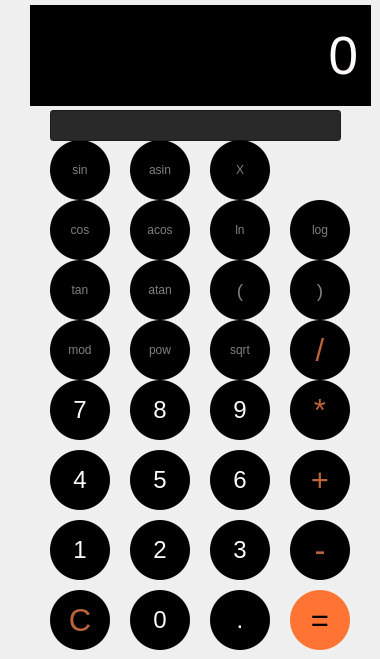
    <widget class="QWidget" name="tab">
     <attribute name="title">
      <string>Calculator</string>
     </attribute>
     <widget class="QPushButton" name="division">
      <property name="geometry">
       <rect>
        <x>290</x>
        <y>320</y>
        <width>60</width>
        <height>60</height>
       </rect>
      </property>
      <property name="font">
       <font>
        <family>Arial</family>
        <pointsize>23</pointsize>
        <italic>false</italic>
        <bold>false</bold>
       </font>
      </property>
      <property name="styleSheet">
       <string notr="true">QPushButton{
    background-color: #000000;
    border-width: 2px;
    border-radius: 30px;
	color: #bd6339;
    padding: 6px;
}

QPushButton:pressed{
    background-color: #89827E;
    border-width: 2px;
    border-radius: 30px;
    padding: 6px;
}
</string>
      </property>
      <property name="text">
       <string>/</string>
      </property>
     </widget>
     <widget class="QPushButton" name="six">
      <property name="geometry">
       <rect>
        <x>210</x>
        <y>450</y>
        <width>60</width>
        <height>60</height>
       </rect>
      </property>
      <property name="font">
       <font>
        <family>Arial</family>
        <pointsize>18</pointsize>
        <italic>false</italic>
        <bold>false</bold>
       </font>
      </property>
      <property name="styleSheet">
       <string notr="true">QPushButton{
    background-color: #000000;
    border-width: 2px;
    border-radius: 30px;
color: #FFFAFA;
    padding: 6px;
}

QPushButton:pressed{
    background-color: #89827E;
    border-width: 2px;
    border-radius: 30px;
    padding: 6px;
}
</string>
      </property>
      <property name="text">
       <string>6</string>
      </property>
     </widget>
     <widget class="QPushButton" name="two">
      <property name="geometry">
       <rect>
        <x>130</x>
        <y>520</y>
        <width>60</width>
        <height>60</height>
       </rect>
      </property>
      <property name="font">
       <font>
        <family>Arial</family>
        <pointsize>18</pointsize>
        <italic>false</italic>
        <bold>false</bold>
       </font>
      </property>
      <property name="styleSheet">
       <string notr="true">QPushButton{
    background-color: #000000;
    border-width: 2px;
    border-radius: 30px;
color: #FFFAFA;
    padding: 6px;
}

QPushButton:pressed{
    background-color: #89827E;
    border-width: 2px;
    border-radius: 30px;
    padding: 6px;
}
</string>
      </property>
      <property name="text">
       <string>2</string>
      </property>
     </widget>
     <widget class="QPushButton" name="clear">
      <property name="geometry">
       <rect>
        <x>50</x>
        <y>590</y>
        <width>60</width>
        <height>60</height>
       </rect>
      </property>
      <property name="font">
       <font>
        <family>Arial</family>
        <pointsize>23</pointsize>
        <italic>false</italic>
        <bold>false</bold>
       </font>
      </property>
      <property name="styleSheet">
       <string notr="true">QPushButton{
    background-color: #000000;
    border-width: 2px;
    border-radius: 30px;
	color: #bd6339;
    padding: 6px;
}

QPushButton:pressed{
    background-color: #89827E;
    border-width: 2px;
    border-radius: 30px;
    padding: 6px;
}
</string>
      </property>
      <property name="text">
       <string>C</string>
      </property>
     </widget>
     <widget class="QPushButton" name="minus">
      <property name="geometry">
       <rect>
        <x>290</x>
        <y>520</y>
        <width>60</width>
        <height>60</height>
       </rect>
      </property>
      <property name="font">
       <font>
        <family>Arial</family>
        <pointsize>25</pointsize>
        <italic>false</italic>
        <bold>false</bold>
       </font>
      </property>
      <property name="styleSheet">
       <string notr="true">QPushButton{
    background-color: #000000;
    border-width: 2px;
    border-radius: 30px;
	color: #bd6339;
    padding: 6px;
}

QPushButton:pressed{
    background-color: #89827E;
    border-width: 2px;
    border-radius: 30px;
    padding: 6px;
}
</string>
      </property>
      <property name="text">
       <string>-</string>
      </property>
     </widget>
     <widget class="QPushButton" name="right_bracket">
      <property name="geometry">
       <rect>
        <x>290</x>
        <y>260</y>
        <width>60</width>
        <height>60</height>
       </rect>
      </property>
      <property name="font">
       <font>
        <family>.AppleSystemUIFont</family>
        <pointsize>14</pointsize>
        <italic>false</italic>
        <bold>false</bold>
       </font>
      </property>
      <property name="styleSheet">
       <string notr="true">QPushButton{
    background-color: #000000;
    border-width: 2px;
    border-radius: 30px;
 font: 14pt &quot;.AppleSystemUIFont&quot;;
	color: #808080	;
    padding: 6px;
}

QPushButton:pressed{
    background-color: #89827E;
    border-width: 2px;
    border-radius: 30px;
    padding: 6px;
 font: 14pt &quot;.AppleSystemUIFont&quot;;
	color: #CCCCCC;
}
</string>
      </property>
      <property name="text">
       <string>)</string>
      </property>
     </widget>
     <widget class="QPushButton" name="tan">
      <property name="geometry">
       <rect>
        <x>50</x>
        <y>260</y>
        <width>60</width>
        <height>60</height>
       </rect>
      </property>
      <property name="styleSheet">
       <string notr="true">QPushButton{
    background-color: #000000;
    border-width: 2px;
    border-radius: 30px;
 font: 14pt &quot;.AppleSystemUIFont&quot;;
	color: #808080	;
    padding: 6px;
}

QPushButton:pressed{
    background-color: #89827E;
    border-width: 2px;
    border-radius: 30px;
    padding: 6px;
 font: 14pt &quot;.AppleSystemUIFont&quot;;
	color: #CCCCCC;
}
</string>
      </property>
      <property name="text">
       <string>tan</string>
      </property>
     </widget>
     <widget class="QPushButton" name="five">
      <property name="geometry">
       <rect>
        <x>130</x>
        <y>450</y>
        <width>60</width>
        <height>60</height>
       </rect>
      </property>
      <property name="font">
       <font>
        <family>Arial</family>
        <pointsize>18</pointsize>
        <italic>false</italic>
        <bold>false</bold>
       </font>
      </property>
      <property name="styleSheet">
       <string notr="true">QPushButton{
    background-color: #000000;
    border-width: 2px;
    border-radius: 30px;
color: #FFFAFA;
    padding: 6px;
}

QPushButton:pressed{
    background-color: #89827E;
    border-width: 2px;
    border-radius: 30px;
    padding: 6px;
}
</string>
      </property>
      <property name="text">
       <string>5</string>
      </property>
     </widget>
     <widget class="QPushButton" name="multiply">
      <property name="geometry">
       <rect>
        <x>290</x>
        <y>380</y>
        <width>60</width>
        <height>60</height>
       </rect>
      </property>
      <property name="font">
       <font>
        <family>Arial</family>
        <pointsize>23</pointsize>
        <italic>false</italic>
        <bold>false</bold>
       </font>
      </property>
      <property name="styleSheet">
       <string notr="true">QPushButton{
    background-color: #000000;
    border-width: 2px;
    border-radius: 30px;
	color: #bd6339;
    padding: 6px;
}

QPushButton:pressed{
    background-color: #89827E;
    border-width: 2px;
    border-radius: 30px;
    padding: 6px;
}
</string>
      </property>
      <property name="text">
       <string>*</string>
      </property>
     </widget>
     <widget class="QPushButton" name="asin">
      <property name="geometry">
       <rect>
        <x>130</x>
        <y>140</y>
        <width>60</width>
        <height>60</height>
       </rect>
      </property>
      <property name="styleSheet">
       <string notr="true">QPushButton{
    background-color: #000000;
    border-width: 2px;
    border-radius: 30px;
 font: 14pt &quot;.AppleSystemUIFont&quot;;
	color: #808080	;
    padding: 6px;
}

QPushButton:pressed{
    background-color: #89827E;
    border-width: 2px;
    border-radius: 30px;
    padding: 6px;
 font: 14pt &quot;.AppleSystemUIFont&quot;;
	color: #CCCCCC;
}
</string>
      </property>
      <property name="text">
       <string>asin</string>
      </property>
     </widget>
     <widget class="QLabel" name="output_display">
      <property name="geometry">
       <rect>
        <x>30</x>
        <y>5</y>
        <width>341</width>
        <height>101</height>
       </rect>
      </property>
      <property name="font">
       <font>
        <pointsize>40</pointsize>
        <italic>false</italic>
        <bold>false</bold>
       </font>
      </property>
      <property name="layoutDirection">
       <enum>Qt::RightToLeft</enum>
      </property>
      <property name="styleSheet">
       <string notr="true">QLabel {
background-color: #000000;
padding-right: 20px;
font: &quot;.AppleSystemUIFont&quot;;
color: #FFFAFA;
}</string>
      </property>
      <property name="text">
       <string>0</string>
      </property>
      <property name="alignment">
       <set>Qt::AlignRight|Qt::AlignTrailing|Qt::AlignVCenter</set>
      </property>
     </widget>
     <widget class="QPushButton" name="eight">
      <property name="geometry">
       <rect>
        <x>130</x>
        <y>380</y>
        <width>60</width>
        <height>60</height>
       </rect>
      </property>
      <property name="font">
       <font>
        <family>Arial</family>
        <pointsize>18</pointsize>
        <italic>false</italic>
        <bold>false</bold>
       </font>
      </property>
      <property name="styleSheet">
       <string notr="true">QPushButton{
    background-color: #000000;
    border-width: 2px;
    border-radius: 30px;
color: #FFFAFA;
    padding: 6px;
}

QPushButton:pressed{
    background-color: #89827E;
    border-width: 2px;
    border-radius: 30px;
    padding: 6px;
}
</string>
      </property>
      <property name="text">
       <string>8</string>
      </property>
     </widget>
     <widget class="QPushButton" name="sin">
      <property name="geometry">
       <rect>
        <x>50</x>
        <y>140</y>
        <width>60</width>
        <height>60</height>
       </rect>
      </property>
      <property name="styleSheet">
       <string notr="true">QPushButton{
    background-color: #000000;
    border-width: 2px;
    border-radius: 30px;
 font: 14pt &quot;.AppleSystemUIFont&quot;;
	color: #808080	;
    padding: 6px;
}

QPushButton:pressed{
    background-color: #89827E;
    border-width: 2px;
    border-radius: 30px;
    padding: 6px;
 font: 14pt &quot;.AppleSystemUIFont&quot;;
	color: #CCCCCC;
}
</string>
      </property>
      <property name="text">
       <string>sin</string>
      </property>
     </widget>
     <widget class="QPushButton" name="one">
      <property name="geometry">
       <rect>
        <x>50</x>
        <y>520</y>
        <width>60</width>
        <height>60</height>
       </rect>
      </property>
      <property name="font">
       <font>
        <family>Arial</family>
        <pointsize>18</pointsize>
        <italic>false</italic>
        <bold>false</bold>
       </font>
      </property>
      <property name="styleSheet">
       <string notr="true">QPushButton{
    background-color: #000000;
    border-width: 2px;
    border-radius: 30px;
color: #FFFAFA;
    padding: 6px;
}

QPushButton:pressed{
    background-color: #89827E;
    border-width: 2px;
    border-radius: 30px;
    padding: 6px;
}
</string>
      </property>
      <property name="text">
       <string>1</string>
      </property>
     </widget>
     <widget class="QLineEdit" name="x_input">
      <property name="geometry">
       <rect>
        <x>50</x>
        <y>110</y>
        <width>291</width>
        <height>31</height>
       </rect>
      </property>
      <property name="focusPolicy">
       <enum>Qt::ClickFocus</enum>
      </property>
      <property name="styleSheet">
       <string notr="true">QLineEdit {
 background-color: #292929;

font: &quot;.AppleSystemUIFont&quot;;
color: #FFFAFA;
}</string>
      </property>
     </widget>
     <widget class="QPushButton" name="equal">
      <property name="geometry">
       <rect>
        <x>290</x>
        <y>590</y>
        <width>60</width>
        <height>60</height>
       </rect>
      </property>
      <property name="font">
       <font>
        <family>Arial</family>
        <pointsize>23</pointsize>
        <italic>false</italic>
        <bold>false</bold>
       </font>
      </property>
      <property name="styleSheet">
       <string notr="true">QPushButton{
    background-color: #ff7433;
    border-width: 2px;
    border-radius: 30px;
    padding: 6px;
}

QPushButton:pressed{
    background-color: #89827E;
    border-width: 2px;
    border-radius: 30px;
    padding: 6px;
}
</string>
      </property>
      <property name="text">
       <string>=</string>
      </property>
     </widget>
     <widget class="QPushButton" name="dot">
      <property name="geometry">
       <rect>
        <x>210</x>
        <y>590</y>
        <width>60</width>
        <height>60</height>
       </rect>
      </property>
      <property name="font">
       <font>
        <family>Arial</family>
        <pointsize>18</pointsize>
        <italic>false</italic>
        <bold>false</bold>
       </font>
      </property>
      <property name="styleSheet">
       <string notr="true">QPushButton{
    background-color: #000000;
    border-width: 2px;
    border-radius: 30px;
color: #FFFAFA;
    padding: 6px;
}

QPushButton:pressed{
    background-color: #89827E;
    border-width: 2px;
    border-radius: 30px;
    padding: 6px;
}
</string>
      </property>
      <property name="text">
       <string>.</string>
      </property>
     </widget>
     <widget class="QPushButton" name="seven">
      <property name="geometry">
       <rect>
        <x>50</x>
        <y>380</y>
        <width>60</width>
        <height>60</height>
       </rect>
      </property>
      <property name="font">
       <font>
        <family>Arial</family>
        <pointsize>18</pointsize>
        <italic>false</italic>
        <bold>false</bold>
       </font>
      </property>
      <property name="styleSheet">
       <string notr="true">QPushButton{
    background-color: #000000;
    border-width: 2px;
    border-radius: 30px;
color: #FFFAFA;
    padding: 6px;
}

QPushButton:pressed{
    background-color: #89827E;
    border-width: 2px;
    border-radius: 30px;
    padding: 6px;
}
</string>
      </property>
      <property name="text">
       <string>7</string>
      </property>
     </widget>
     <widget class="QPushButton" name="three">
      <property name="geometry">
       <rect>
        <x>210</x>
        <y>520</y>
        <width>60</width>
        <height>60</height>
       </rect>
      </property>
      <property name="font">
       <font>
        <family>Arial</family>
        <pointsize>18</pointsize>
        <italic>false</italic>
        <bold>false</bold>
       </font>
      </property>
      <property name="styleSheet">
       <string notr="true">QPushButton{
    background-color: #000000;
    border-width: 2px;
    border-radius: 30px;
color: #FFFAFA;
    padding: 6px;
}

QPushButton:pressed{
    background-color: #89827E;
    border-width: 2px;
    border-radius: 30px;
    padding: 6px;
}
</string>
      </property>
      <property name="text">
       <string>3</string>
      </property>
     </widget>
     <widget class="QPushButton" name="nine">
      <property name="geometry">
       <rect>
        <x>210</x>
        <y>380</y>
        <width>60</width>
        <height>60</height>
       </rect>
      </property>
      <property name="font">
       <font>
        <family>Arial</family>
        <pointsize>18</pointsize>
        <italic>false</italic>
        <bold>false</bold>
       </font>
      </property>
      <property name="styleSheet">
       <string notr="true">QPushButton{
    background-color: #000000;
    border-width: 2px;
    border-radius: 30px;
color: #FFFAFA;
    padding: 6px;
}

QPushButton:pressed{
    background-color: #89827E;
    border-width: 2px;
    border-radius: 30px;
    padding: 6px;
}
</string>
      </property>
      <property name="text">
       <string>9</string>
      </property>
      <property name="flat">
       <bool>false</bool>
      </property>
     </widget>
     <widget class="QPushButton" name="mod">
      <property name="geometry">
       <rect>
        <x>50</x>
        <y>320</y>
        <width>60</width>
        <height>60</height>
       </rect>
      </property>
      <property name="styleSheet">
       <string notr="true">QPushButton{
    background-color: #000000;
    border-width: 2px;
    border-radius: 30px;
 font: 14pt &quot;.AppleSystemUIFont&quot;;
	color: #808080	;
    padding: 6px;
}

QPushButton:pressed{
    background-color: #89827E;
    border-width: 2px;
    border-radius: 30px;
    padding: 6px;
 font: 14pt &quot;.AppleSystemUIFont&quot;;
	color: #CCCCCC;
}
</string>
      </property>
      <property name="text">
       <string>mod</string>
      </property>
     </widget>
     <widget class="QPushButton" name="left_bracket">
      <property name="geometry">
       <rect>
        <x>210</x>
        <y>260</y>
        <width>60</width>
        <height>60</height>
       </rect>
      </property>
      <property name="font">
       <font>
        <family>.AppleSystemUIFont</family>
        <pointsize>14</pointsize>
        <italic>false</italic>
        <bold>false</bold>
       </font>
      </property>
      <property name="styleSheet">
       <string notr="true">QPushButton{
    background-color: #000000;
    border-width: 2px;
    border-radius: 30px;
 font: 14pt &quot;.AppleSystemUIFont&quot;;
	color: #808080	;
    padding: 6px;
}

QPushButton:pressed{
    background-color: #89827E;
    border-width: 2px;
    border-radius: 30px;
    padding: 6px;
 font: 14pt &quot;.AppleSystemUIFont&quot;;
	color: #CCCCCC;
}
</string>
      </property>
      <property name="text">
       <string>(</string>
      </property>
     </widget>
     <widget class="QPushButton" name="four">
      <property name="geometry">
       <rect>
        <x>50</x>
        <y>450</y>
        <width>60</width>
        <height>60</height>
       </rect>
      </property>
      <property name="font">
       <font>
        <family>Arial</family>
        <pointsize>18</pointsize>
        <italic>false</italic>
        <bold>false</bold>
       </font>
      </property>
      <property name="styleSheet">
       <string notr="true">QPushButton{
    background-color: #000000;
    border-width: 2px;
    border-radius: 30px;
color: #FFFAFA;
    padding: 6px;
}

QPushButton:pressed{
    background-color: #89827E;
    border-width: 2px;
    border-radius: 30px;
    padding: 6px;
}
</string>
      </property>
      <property name="text">
       <string>4</string>
      </property>
     </widget>
     <widget class="QPushButton" name="x_button">
      <property name="geometry">
       <rect>
        <x>210</x>
        <y>140</y>
        <width>60</width>
        <height>60</height>
       </rect>
      </property>
      <property name="styleSheet">
       <string notr="true">QPushButton{
    background-color: #000000;
    border-width: 2px;
    border-radius: 30px;
 font: 14pt &quot;.AppleSystemUIFont&quot;;
	color: #808080	;
    padding: 6px;
}

QPushButton:pressed{
    background-color: #89827E;
    border-width: 2px;
    border-radius: 30px;
    padding: 6px;
 font: 14pt &quot;.AppleSystemUIFont&quot;;
	color: #CCCCCC;
}
</string>
      </property>
      <property name="text">
       <string>X</string>
      </property>
     </widget>
     <widget class="QPushButton" name="atan">
      <property name="geometry">
       <rect>
        <x>130</x>
        <y>260</y>
        <width>60</width>
        <height>60</height>
       </rect>
      </property>
      <property name="styleSheet">
       <string notr="true">QPushButton{
    background-color: #000000;
    border-width: 2px;
    border-radius: 30px;
 font: 14pt &quot;.AppleSystemUIFont&quot;;
	color: #808080	;
    padding: 6px;
}

QPushButton:pressed{
    background-color: #89827E;
    border-width: 2px;
    border-radius: 30px;
    padding: 6px;
 font: 14pt &quot;.AppleSystemUIFont&quot;;
	color: #CCCCCC;
}
</string>
      </property>
      <property name="text">
       <string>atan</string>
      </property>
     </widget>
     <widget class="QPushButton" name="sqrt">
      <property name="geometry">
       <rect>
        <x>210</x>
        <y>320</y>
        <width>60</width>
        <height>60</height>
       </rect>
      </property>
      <property name="styleSheet">
       <string notr="true">QPushButton{
    background-color: #000000;
    border-width: 2px;
    border-radius: 30px;
 font: 14pt &quot;.AppleSystemUIFont&quot;;
	color: #808080	;
    padding: 6px;
}

QPushButton:pressed{
    background-color: #89827E;
    border-width: 2px;
    border-radius: 30px;
    padding: 6px;
 font: 14pt &quot;.AppleSystemUIFont&quot;;
	color: #CCCCCC;
}
</string>
      </property>
      <property name="text">
       <string>sqrt</string>
      </property>
     </widget>
     <widget class="QPushButton" name="pow">
      <property name="geometry">
       <rect>
        <x>130</x>
        <y>320</y>
        <width>60</width>
        <height>60</height>
       </rect>
      </property>
      <property name="styleSheet">
       <string notr="true">QPushButton{
    background-color: #000000;
    border-width: 2px;
    border-radius: 30px;
 font: 14pt &quot;.AppleSystemUIFont&quot;;
	color: #808080	;
    padding: 6px;
}

QPushButton:pressed{
    background-color: #89827E;
    border-width: 2px;
    border-radius: 30px;
    padding: 6px;
 font: 14pt &quot;.AppleSystemUIFont&quot;;
	color: #CCCCCC;
}
</string>
      </property>
      <property name="text">
       <string>pow</string>
      </property>
     </widget>
     <widget class="QPushButton" name="plus">
      <property name="geometry">
       <rect>
        <x>290</x>
        <y>450</y>
        <width>60</width>
        <height>60</height>
       </rect>
      </property>
      <property name="font">
       <font>
        <family>Arial</family>
        <pointsize>23</pointsize>
        <italic>false</italic>
        <bold>false</bold>
       </font>
      </property>
      <property name="styleSheet">
       <string notr="true">QPushButton{
    background-color: #000000;
    border-width: 2px;
    border-radius: 30px;
	color: #bd6339;
    padding: 6px;
}

QPushButton:pressed{
    background-color: #89827E;
    border-width: 2px;
    border-radius: 30px;
    padding: 6px;
}
</string>
      </property>
      <property name="text">
       <string>+</string>
      </property>
     </widget>
     <widget class="QPushButton" name="zero">
      <property name="geometry">
       <rect>
        <x>130</x>
        <y>590</y>
        <width>60</width>
        <height>60</height>
       </rect>
      </property>
      <property name="font">
       <font>
        <family>Arial</family>
        <pointsize>18</pointsize>
        <italic>false</italic>
        <bold>false</bold>
       </font>
      </property>
      <property name="styleSheet">
       <string notr="true">QPushButton{
    background-color: #000000;
    border-width: 2px;
    border-radius: 30px;
color: #FFFAFA;
    padding: 6px;
}

QPushButton:pressed{
    background-color: #89827E;
    border-width: 2px;
    border-radius: 30px;
    padding: 6px;
}
</string>
      </property>
      <property name="text">
       <string>0</string>
      </property>
     </widget>
     <widget class="QPushButton" name="cos">
      <property name="geometry">
       <rect>
        <x>50</x>
        <y>200</y>
        <width>60</width>
        <height>60</height>
       </rect>
      </property>
      <property name="styleSheet">
       <string notr="true">QPushButton{
    background-color: #000000;
    border-width: 2px;
    border-radius: 30px;
 font: 14pt &quot;.AppleSystemUIFont&quot;;
	color: #808080	;
    padding: 6px;
}

QPushButton:pressed{
    background-color: #89827E;
    border-width: 2px;
    border-radius: 30px;
    padding: 6px;
 font: 14pt &quot;.AppleSystemUIFont&quot;;
	color: #CCCCCC;
}
</string>
      </property>
      <property name="text">
       <string>cos</string>
      </property>
     </widget>
     <widget class="QPushButton" name="acos">
      <property name="geometry">
       <rect>
        <x>130</x>
        <y>200</y>
        <width>60</width>
        <height>60</height>
       </rect>
      </property>
      <property name="styleSheet">
       <string notr="true">QPushButton{
    background-color: #000000;
    border-width: 2px;
    border-radius: 30px;
 font: 14pt &quot;.AppleSystemUIFont&quot;;
	color: #808080	;
    padding: 6px;
}

QPushButton:pressed{
    background-color: #89827E;
    border-width: 2px;
    border-radius: 30px;
    padding: 6px;
 font: 14pt &quot;.AppleSystemUIFont&quot;;
	color: #CCCCCC;
}
</string>
      </property>
      <property name="text">
       <string>acos</string>
      </property>
     </widget>
     <widget class="QPushButton" name="ln">
      <property name="geometry">
       <rect>
        <x>210</x>
        <y>200</y>
        <width>60</width>
        <height>60</height>
       </rect>
      </property>
      <property name="styleSheet">
       <string notr="true">QPushButton{
    background-color: #000000;
    border-width: 2px;
    border-radius: 30px;
 font: 14pt &quot;.AppleSystemUIFont&quot;;
	color: #808080	;
    padding: 6px;
}

QPushButton:pressed{
    background-color: #89827E;
    border-width: 2px;
    border-radius: 30px;
    padding: 6px;
 font: 14pt &quot;.AppleSystemUIFont&quot;;
	color: #CCCCCC;
}
</string>
      </property>
      <property name="text">
       <string>ln</string>
      </property>
     </widget>
     <widget class="QPushButton" name="log">
      <property name="geometry">
       <rect>
        <x>290</x>
        <y>200</y>
        <width>60</width>
        <height>60</height>
       </rect>
      </property>
      <property name="styleSheet">
       <string notr="true">QPushButton{
    background-color: #000000;
    border-width: 2px;
    border-radius: 30px;
 font: 14pt &quot;.AppleSystemUIFont&quot;;
	color: #808080	;
    padding: 6px;
}

QPushButton:pressed{
    background-color: #89827E;
    border-width: 2px;
    border-radius: 30px;
    padding: 6px;
 font: 14pt &quot;.AppleSystemUIFont&quot;;
	color: #CCCCCC;
}
</string>
      </property>
      <property name="text">
       <string>log</string>
      </property>
     </widget>
    </widget>
